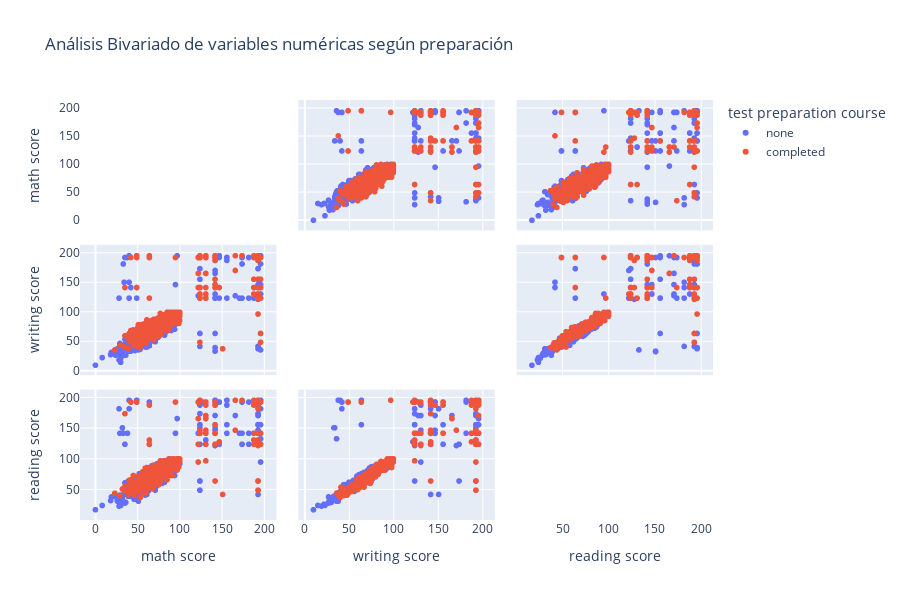
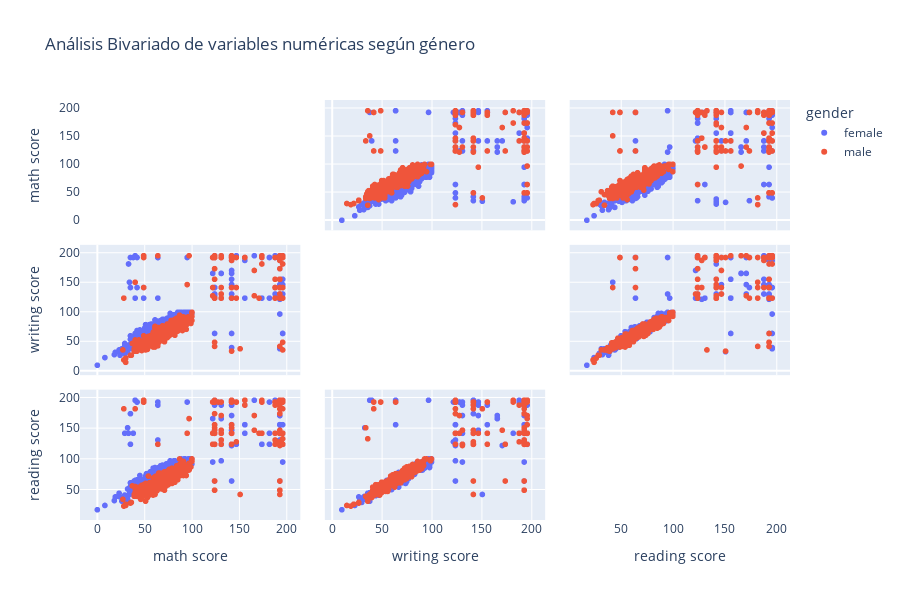
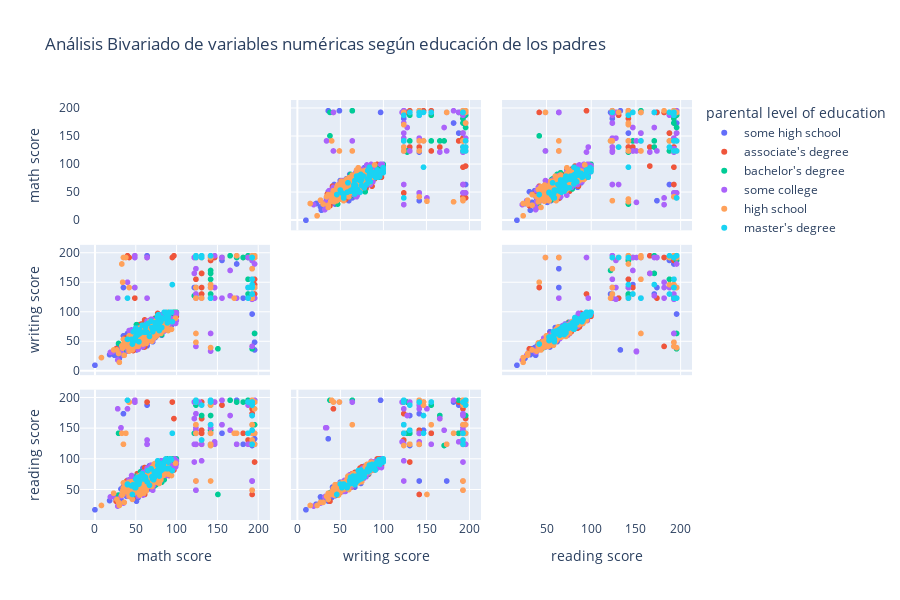

Notebook cell for these charts, in order:
### Markdown cell above
### Análisis Bivariado  

Visualización de matrices de dispersión bivariadas de las variables numéricas, observando además la distribución de determinadas variables categóricas. En esta oportunidad, se realiza un análisis bivariado con respecto a la preparación previa, el género y el nivel educacional de los padres.

### Code cell
#Análisis bivariado de variables numéricas según preparación
fig = px.scatter_matrix(
    df_grades,
    dimensions=numeric,
    height=600,
    color='test preparation course',
    title="Análisis Bivariado de variables numéricas según preparación",
)
fig.update_traces(diagonal_visible=False)
fig.show()

#Análisis bivariado de variables numéricas según género
fig = px.scatter_matrix(
    df_grades,
    dimensions=numeric,
    height=600,
    color='gender',
    title="Análisis Bivariado de variables numéricas según género",
)
fig.update_traces(diagonal_visible=False)
fig.show()

#Análisis bivariado de variables numéricas según educación de los padres
fig = px.scatter_matrix(
    df_grades,
    dimensions=numeric,
    height=600,
    color='parental level of education',
    title="Análisis Bivariado de variables numéricas según educación de los padres",
)
fig.update_traces(diagonal_visible=False)
fig.show()

### Figure 1 — Plotly figure (JSON) as saved in the notebook; plotly's stock layout.template omitted (floating-point values rounded to 4 significant figures; data arrays with more than 128 entries replaced by an {"elided": "..."} marker saying what was removed)
{"data": [{"diagonal": {"visible": false}, "dimensions": [{"axis": {"matches": true}, "label": "math score", "values": {"elided": "898 int values"}}, {"axis": {"matches": true}, "label": "writing score", "values": {"elided": "898 int values"}}, {"axis": {"matches": true}, "label": "reading score", "values": {"elided": "898 int values"}}], "hovertemplate": "test preparation course=none<br>%{xaxis.title.text}=%{x}<br>%{yaxis.title.text}=%{y}<extra></extra>", "legendgroup": "none", "marker": {"color": "#636efa", "symbol": "circle"}, "name": "none", "showlegend": true, "type": "splom"}, {"diagonal": {"visible": false}, "dimensions": [{"axis": {"matches": true}, "label": "math score", "values": {"elided": "502 int values"}}, {"axis": {"matches": true}, "label": "writing score", "values": {"elided": "502 int values"}}, {"axis": {"matches": true}, "label": "reading score", "values": {"elided": "502 int values"}}], "hovertemplate": "test preparation course=completed<br>%{xaxis.title.text}=%{x}<br>%{yaxis.title.text}=%{y}<extra></extra>", "legendgroup": "completed", "marker": {"color": "#EF553B", "symbol": "circle"}, "name": "completed", "showlegend": true, "type": "splom"}], "layout": {"dragmode": "select", "height": 600, "legend": {"title": {"text": "test preparation course"}, "tracegroupgap": 0}, "title": {"text": "Análisis Bivariado de variables numéricas según preparación"}}}

### Figure 2 — Plotly figure (JSON) as saved in the notebook; plotly's stock layout.template omitted (floating-point values rounded to 4 significant figures; data arrays with more than 128 entries replaced by an {"elided": "..."} marker saying what was removed)
{"data": [{"diagonal": {"visible": false}, "dimensions": [{"axis": {"matches": true}, "label": "math score", "values": {"elided": "723 int values"}}, {"axis": {"matches": true}, "label": "writing score", "values": {"elided": "723 int values"}}, {"axis": {"matches": true}, "label": "reading score", "values": {"elided": "723 int values"}}], "hovertemplate": "gender=female<br>%{xaxis.title.text}=%{x}<br>%{yaxis.title.text}=%{y}<extra></extra>", "legendgroup": "female", "marker": {"color": "#636efa", "symbol": "circle"}, "name": "female", "showlegend": true, "type": "splom"}, {"diagonal": {"visible": false}, "dimensions": [{"axis": {"matches": true}, "label": "math score", "values": {"elided": "677 int values"}}, {"axis": {"matches": true}, "label": "writing score", "values": {"elided": "677 int values"}}, {"axis": {"matches": true}, "label": "reading score", "values": {"elided": "677 int values"}}], "hovertemplate": "gender=male<br>%{xaxis.title.text}=%{x}<br>%{yaxis.title.text}=%{y}<extra></extra>", "legendgroup": "male", "marker": {"color": "#EF553B", "symbol": "circle"}, "name": "male", "showlegend": true, "type": "splom"}], "layout": {"dragmode": "select", "height": 600, "legend": {"title": {"text": "gender"}, "tracegroupgap": 0}, "title": {"text": "Análisis Bivariado de variables numéricas según género"}}}

### Figure 3 — Plotly figure (JSON) as saved in the notebook; plotly's stock layout.template omitted (floating-point values rounded to 4 significant figures; data arrays with more than 128 entries replaced by an {"elided": "..."} marker saying what was removed)
{"data": [{"diagonal": {"visible": false}, "dimensions": [{"axis": {"matches": true}, "label": "math score", "values": {"elided": "237 int values"}}, {"axis": {"matches": true}, "label": "writing score", "values": {"elided": "237 int values"}}, {"axis": {"matches": true}, "label": "reading score", "values": {"elided": "237 int values"}}], "hovertemplate": "parental level of education=some high school<br>%{xaxis.title.text}=%{x}<br>%{yaxis.title.text}=%{y}<extra></extra>", "legendgroup": "some high school", "marker": {"color": "#636efa", "symbol": "circle"}, "name": "some high school", "showlegend": true, "type": "splom"}, {"diagonal": {"visible": false}, "dimensions": [{"axis": {"matches": true}, "label": "math score", "values": {"elided": "310 int values"}}, {"axis": {"matches": true}, "label": "writing score", "values": {"elided": "310 int values"}}, {"axis": {"matches": true}, "label": "reading score", "values": {"elided": "310 int values"}}], "hovertemplate": "parental level of education=associate's degree<br>%{xaxis.title.text}=%{x}<br>%{yaxis.title.text}=%{y}<extra></extra>", "legendgroup": "associate's degree", "marker": {"color": "#EF553B", "symbol": "circle"}, "name": "associate's degree", "showlegend": true, "type": "splom"}, {"diagonal": {"visible": false}, "dimensions": [{"axis": {"matches": true}, "label": "math score", "values": {"elided": "166 int values"}}, {"axis": {"matches": true}, "label": "writing score", "values": {"elided": "166 int values"}}, {"axis": {"matches": true}, "label": "reading score", "values": {"elided": "166 int values"}}], "hovertemplate": "parental level of education=bachelor's degree<br>%{xaxis.title.text}=%{x}<br>%{yaxis.title.text}=%{y}<extra></extra>", "legendgroup": "bachelor's degree", "marker": {"color": "#00cc96", "symbol": "circle"}, "name": "bachelor's degree", "showlegend": true, "type": "splom"}, {"diagonal": {"visible": false}, "dimensions": [{"axis": {"matches": true}, "label": "math score", "values": {"elided": "334 int values"}}, {"axis": {"matches": true}, "label": "writing score", "values": {"elided": "334 int values"}}, {"axis": {"matches": true}, "label": "reading score", "values": {"elided": "334 int values"}}], "hovertemplate": "parental level of education=some college<br>%{xaxis.title.text}=%{x}<br>%{yaxis.title.text}=%{y}<extra></extra>", "legendgroup": "some college", "marker": {"color": "#ab63fa", "symbol": "circle"}, "name": "some college", "showlegend": true, "type": "splom"}, {"diagonal": {"visible": false}, "dimensions": [{"axis": {"matches": true}, "label": "math score", "values": {"elided": "271 int values"}}, {"axis": {"matches": true}, "label": "writing score", "values": {"elided": "271 int values"}}, {"axis": {"matches": true}, "label": "reading score", "values": {"elided": "271 int values"}}], "hovertemplate": "parental level of education=high school<br>%{xaxis.title.text}=%{x}<br>%{yaxis.title.text}=%{y}<extra></extra>", "legendgroup": "high school", "marker": {"color": "#FFA15A", "symbol": "circle"}, "name": "high school", "showlegend": true, "type": "splom"}, {"diagonal": {"visible": false}, "dimensions": [{"axis": {"matches": true}, "label": "math score", "values": [95, 46, 82, 40, 91, 193, null, 193, 94, 50, 188, 45, 193, 79, 78, 131, 50, 55, 62, 53, 142, null, 65, 124, 142, 73, 71, 193, 193, 40, 54, null, 85, 188, 79, 193, 77, 89, 77, 64, 90, 49, 69, 81, 74, 95, 67, 90, 85, 131, 92, 88, 70, 61, 142, 52, 40, 61, 54, 62, 193, 73, 52, 58, 81, 73, 62, 77, 54, 80, 124, 72, 81, 142, 47, 79, 79, 81, 56, 87, 84, 193]}, {"axis": {"matches": true}, "label": "writing score", "values": [147, 46, 74, 54, 85, 193, 142, 193, 100, 73, 124, 54, 156, 71, 96, 196, 58, 70, 75, 68, 196, 142, 81, 196, 124, 72, 67, 193, 147, 54, 50, 193, 89, 142, 69, 142, 84, 82, 91, 66, 93, 52, 85, 87, 82, 84, 59, 84, 100, 193, 100, 95, 74, 78, 124, 62, 124, 66, 63, 75, 131, 74, 61, 78, 87, 75, 68, 94, 67, 72, 193, 72, 91, 124, 67, 75, 77, 84, 65, 100, 90, 131]}, {"axis": {"matches": true}, "label": "reading score", "values": [142, 42, 82, 59, 85, 193, 193, 124, 99, 67, 142, 56, 193, 81, 91, 188, 53, 64, 70, 61, 196, null, 81, 196, 156, 74, 67, null, 171, 58, 59, 142, 84, 193, 72, 193, 90, 84, 82, 63, 95, 53, 84, 91, 79, 81, 57, 85, 95, 131, 100, 99, 71, 71, 193, 70, 196, 67, 60, 68, 188, 78, 65, 76, 86, 70, 68, 97, 64, 80, 193, 66, 92, 196, 58, 77, 78, 81, 72, 100, 89, 147]}], "hovertemplate": "parental level of education=master's degree<br>%{xaxis.title.text}=%{x}<br>%{yaxis.title.text}=%{y}<extra></extra>", "legendgroup": "master's degree", "marker": {"color": "#19d3f3", "symbol": "circle"}, "name": "master's degree", "showlegend": true, "type": "splom"}], "layout": {"dragmode": "select", "height": 600, "legend": {"title": {"text": "parental level of education"}, "tracegroupgap": 0}, "title": {"text": "Análisis Bivariado de variables numéricas según educación de los padres"}}}
